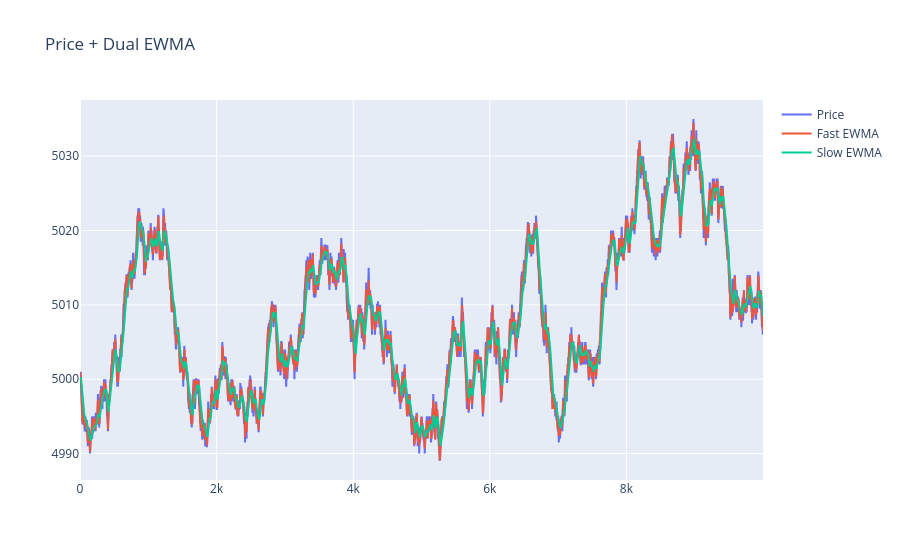
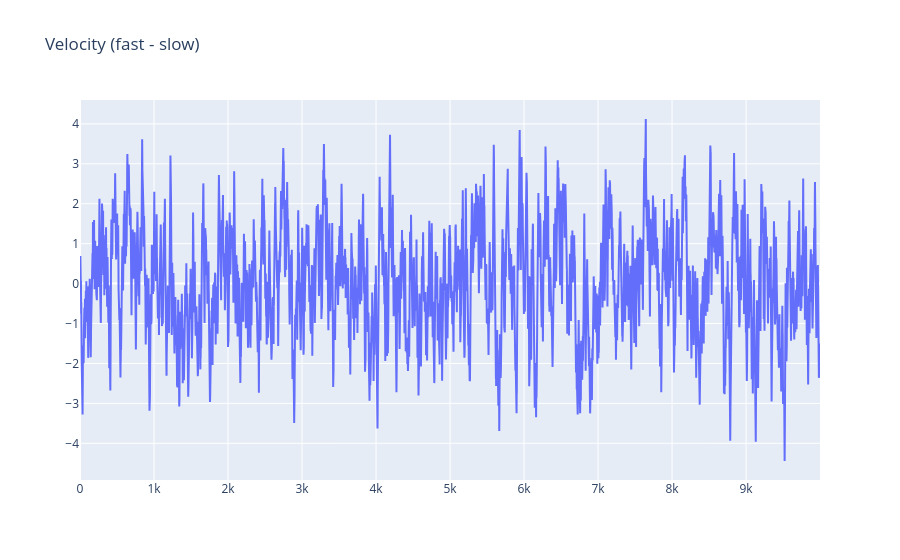
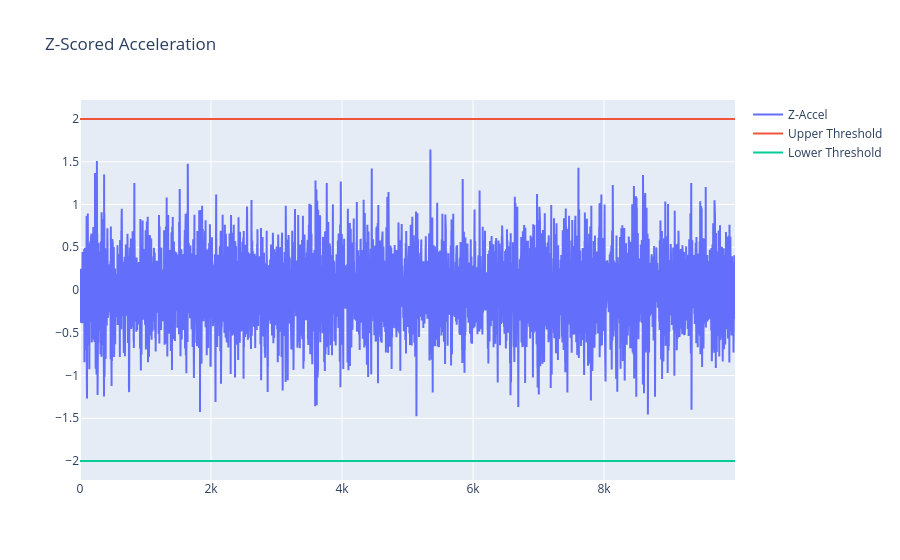
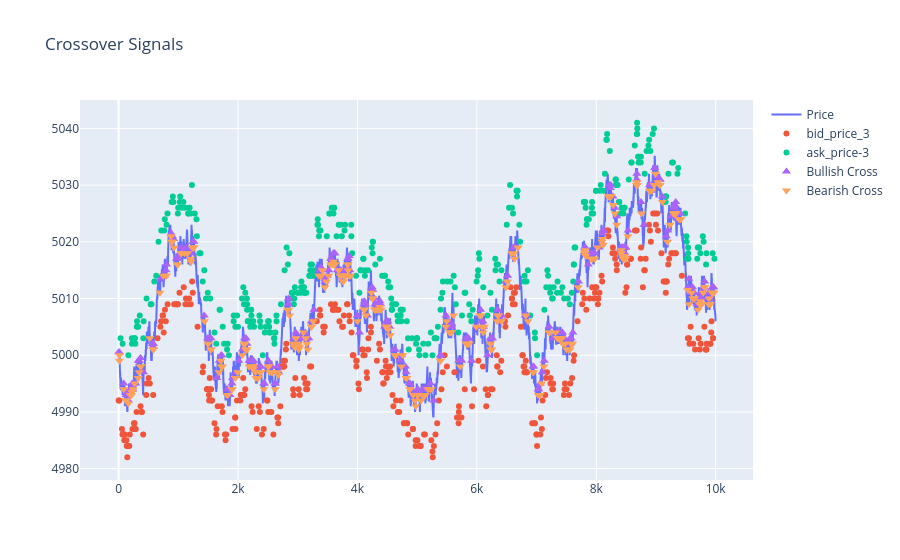

Notebook code cell kept with these figures, in order:
### Code cell
import numpy as np
import matplotlib.pyplot as plt


price = df['wall_mid'].values

# =========================
# PARAMETERS (TUNE THESE)
# =========================
fast_alpha = 0.4
slow_alpha = 0.05
accel_window = 50
z_thresh = 2.0

# =========================
# DUAL EWMA
# =========================
s_fast = np.zeros_like(price)
s_slow = np.zeros_like(price)

for i in range(len(price)):
    if i == 0:
        s_fast[i] = price[i]
        s_slow[i] = price[i]
    else:
        s_fast[i] = fast_alpha * price[i] + (1-fast_alpha) * s_fast[i-1]
        s_slow[i] = slow_alpha * price[i] + (1-slow_alpha) * s_slow[i-1]

# =========================
# VELOCITY + ACCELERATION
# =========================
velocity = s_fast - s_slow
acceleration = np.diff(velocity, prepend=velocity[0])

# Rolling std for normalization
vel_std = pd.Series(velocity).rolling(accel_window).std().bfill().values
z_accel = acceleration / (vel_std + 1e-6)

# =========================
# CROSSOVER SIGNAL
# =========================
crossover = np.zeros_like(price)

for i in range(1, len(price)):
    if s_fast[i] > s_slow[i] and s_fast[i-1] <= s_slow[i-1]:
        crossover[i] = 1  # bullish cross
    elif s_fast[i] < s_slow[i] and s_fast[i-1] >= s_slow[i-1]:
        crossover[i] = -1  # bearish cross

# =========================
# REGIME DETECTION
# =========================
regime = np.zeros_like(price)

for i in range(len(price)):
    if z_accel[i] > z_thresh:
        regime[i] = 1
    elif z_accel[i] < -z_thresh:
        regime[i] = -1
    else:
        regime[i] = 0

# =========================
# ROLLING CUMULATIVE VELOCITY
# =========================
cum_window = 50  # match your drift horizon (tune this)

rolling_cum_vel = (
    pd.Series(velocity)
    .rolling(cum_window)
    .sum()
    .bfill()
    .values
)

# =========================
# PLOTTING
# =========================
import plotly.graph_objects as go

# =========================
# PRICE + EWMA
# =========================
fig = go.Figure()

fig.add_trace(go.Scatter(y=price, mode='lines', name='Price'))
fig.add_trace(go.Scatter(y=s_fast, mode='lines', name='Fast EWMA'))
fig.add_trace(go.Scatter(y=s_slow, mode='lines', name='Slow EWMA'))

fig.update_layout(title='Price + Dual EWMA')
fig.show()


# =========================
# VELOCITY
# =========================
fig = go.Figure()

fig.add_trace(go.Scatter(y=velocity, mode='lines', name='Velocity'))

fig.update_layout(title='Velocity (fast - slow)')
fig.show()


# =========================
# ACCELERATION (Z-SCORE)
# =========================
fig = go.Figure()

fig.add_trace(go.Scatter(y=z_accel, mode='lines', name='Z-Accel'))
fig.add_trace(go.Scatter(y=[z_thresh]*len(z_accel), mode='lines', name='Upper Threshold'))
fig.add_trace(go.Scatter(y=[-z_thresh]*len(z_accel), mode='lines', name='Lower Threshold'))

fig.update_layout(title='Z-Scored Acceleration')
fig.show()


# =========================
# CROSSOVER SIGNALS
# =========================
fig = go.Figure()

fig.add_trace(go.Scatter(y=price, mode='lines', name='Price'))
fig.add_trace(go.Scatter(x=df.index, y=df['bid_price_3'], mode='markers', name='bid_price_3'))
fig.add_trace(go.Scatter(x=df.index, y=df['ask_price_3'], mode='markers', name='ask_price-3'))

# Bullish
bull_idx = np.where(crossover == 1)[0]
fig.add_trace(go.Scatter(
    x=bull_idx,
    y=price[bull_idx],
    mode='markers',
    name='Bullish Cross',
    marker=dict(symbol='triangle-up', size=8)
))

# Bearish
bear_idx = np.where(crossover == -1)[0]
fig.add_trace(go.Scatter(
    x=bear_idx,
    y=price[bear_idx],
    mode='markers',
    name='Bearish Cross',
    marker=dict(symbol='triangle-down', size=8)
))

fig.update_layout(title='Crossover Signals')
fig.show()


# =========================
# REGIME SIGNALS
# =========================
fig = go.Figure()

fig.add_trace(go.Scatter(y=price, mode='lines', name='Price'))

# Up regime
up_idx = np.where(regime == 1)[0]
fig.add_trace(go.Scatter(
    x=up_idx,
    y=price[up_idx],
    mode='markers',
    name='Up Regime',
    marker=dict(size=6)
))

# Down regime
down_idx = np.where(regime == -1)[0]
fig.add_trace(go.Scatter(
    x=down_idx,
    y=price[down_idx],
    mode='markers',
    name='Down Regime',
    marker=dict(size=6)
))

fig.update_layout(title='Acceleration-Based Regimes')
fig.show()

# =========================
# ROLLING CUMULATIVE VELOCITY
# =========================
fig = go.Figure()

fig.add_trace(go.Scatter(y=rolling_cum_vel, mode='lines', name='Rolling Cum Velocity'))

fig.update_layout(title='Rolling Cumulative Velocity')
fig.show()

### Figure 1 — Plotly figure (JSON) as saved in the notebook; plotly's stock layout.template omitted (floating-point values rounded to 4 significant figures; data arrays with more than 128 entries replaced by an {"elided": "..."} marker saying what was removed)
{"data": [{"mode": "lines", "name": "Price", "type": "scatter", "y": {"elided": "10000 float values"}}, {"mode": "lines", "name": "Fast EWMA", "type": "scatter", "y": {"elided": "10000 float values"}}, {"mode": "lines", "name": "Slow EWMA", "type": "scatter", "y": {"elided": "10000 float values"}}], "layout": {"title": {"text": "Price + Dual EWMA"}}}

### Figure 2 — Plotly figure (JSON) as saved in the notebook; plotly's stock layout.template omitted (floating-point values rounded to 4 significant figures; data arrays with more than 128 entries replaced by an {"elided": "..."} marker saying what was removed)
{"data": [{"mode": "lines", "name": "Velocity", "type": "scatter", "y": {"elided": "10000 float values"}}], "layout": {"title": {"text": "Velocity (fast - slow)"}}}

### Figure 3 — Plotly figure (JSON) as saved in the notebook; plotly's stock layout.template omitted (floating-point values rounded to 4 significant figures; data arrays with more than 128 entries replaced by an {"elided": "..."} marker saying what was removed)
{"data": [{"mode": "lines", "name": "Z-Accel", "type": "scatter", "y": {"elided": "10000 float values"}}, {"mode": "lines", "name": "Upper Threshold", "type": "scatter", "y": {"elided": "10000 int values"}}, {"mode": "lines", "name": "Lower Threshold", "type": "scatter", "y": {"elided": "10000 int values"}}], "layout": {"title": {"text": "Z-Scored Acceleration"}}}

### Figure 4 — Plotly figure (JSON) as saved in the notebook; plotly's stock layout.template omitted (floating-point values rounded to 4 significant figures; data arrays with more than 128 entries replaced by an {"elided": "..."} marker saying what was removed)
{"data": [{"mode": "lines", "name": "Price", "type": "scatter", "y": {"elided": "10000 float values"}}, {"mode": "markers", "name": "bid_price_3", "type": "scatter", "x": {"elided": "10000 int values"}, "y": {"elided": "10000 float values"}}, {"mode": "markers", "name": "ask_price-3", "type": "scatter", "x": {"elided": "10000 int values"}, "y": {"elided": "10000 float values"}}, {"marker": {"size": 8, "symbol": "triangle-up"}, "mode": "markers", "name": "Bullish Cross", "type": "scatter", "x": {"elided": "304 int values"}, "y": {"elided": "304 float values"}}, {"marker": {"size": 8, "symbol": "triangle-down"}, "mode": "markers", "name": "Bearish Cross", "type": "scatter", "x": {"elided": "304 int values"}, "y": {"elided": "304 float values"}}], "layout": {"title": {"text": "Crossover Signals"}}}
